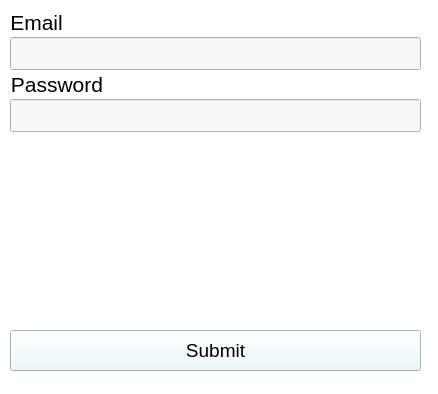
<?xml version="1.0" encoding="UTF-8"?>
<ui version="4.0">
 <class>loginWindow</class>
 <widget class="QMainWindow" name="loginWindow">
  <property name="geometry">
   <rect>
    <x>0</x>
    <y>0</y>
    <width>438</width>
    <height>394</height>
   </rect>
  </property>
  <property name="windowTitle">
   <string>MainWindow</string>
  </property>
  <property name="styleSheet">
   <string notr="true">background-color: rgb(255, 255, 255);</string>
  </property>
  <widget class="QWidget" name="centralwidget">
   <widget class="QWidget" name="formLayoutWidget">
    <property name="geometry">
     <rect>
      <x>10</x>
      <y>10</y>
      <width>411</width>
      <height>131</height>
     </rect>
    </property>
    <layout class="QFormLayout" name="formLayout">
     <property name="rowWrapPolicy">
      <enum>QFormLayout::WrapAllRows</enum>
     </property>
     <property name="horizontalSpacing">
      <number>2</number>
     </property>
     <property name="verticalSpacing">
      <number>2</number>
     </property>
     <item row="0" column="0">
      <widget class="QLabel" name="label">
       <property name="font">
        <font>
         <pointsize>16</pointsize>
        </font>
       </property>
       <property name="text">
        <string>Email</string>
       </property>
       <property name="alignment">
        <set>Qt::AlignCenter</set>
       </property>
       <property name="margin">
        <number>0</number>
       </property>
      </widget>
     </item>
     <item row="0" column="1">
      <widget class="QLineEdit" name="emailLineEdit">
       <property name="font">
        <font>
         <pointsize>16</pointsize>
        </font>
       </property>
       <property name="styleSheet">
        <string notr="true">background-color: rgb(247, 247, 247);</string>
       </property>
      </widget>
     </item>
     <item row="1" column="0">
      <widget class="QLabel" name="label_2">
       <property name="font">
        <font>
         <pointsize>16</pointsize>
        </font>
       </property>
       <property name="text">
        <string>Password</string>
       </property>
       <property name="alignment">
        <set>Qt::AlignRight|Qt::AlignTrailing|Qt::AlignVCenter</set>
       </property>
       <property name="margin">
        <number>0</number>
       </property>
      </widget>
     </item>
     <item row="1" column="1">
      <widget class="QLineEdit" name="passwordLineEdit">
       <property name="font">
        <font>
         <pointsize>16</pointsize>
        </font>
       </property>
       <property name="styleSheet">
        <string notr="true">background-color: rgb(247, 247, 247);</string>
       </property>
      </widget>
     </item>
    </layout>
   </widget>
   <widget class="QLabel" name="label_3">
    <property name="geometry">
     <rect>
      <x>90</x>
      <y>150</y>
      <width>251</width>
      <height>141</height>
     </rect>
    </property>
    <property name="text">
     <string/>
    </property>
    <property name="pixmap">
     <pixmap>media/pharmeci-logo.png</pixmap>
    </property>
    <property name="scaledContents">
     <bool>true</bool>
    </property>
   </widget>
   <widget class="QPushButton" name="submitBtn">
    <property name="geometry">
     <rect>
      <x>10</x>
      <y>330</y>
      <width>411</width>
      <height>41</height>
     </rect>
    </property>
    <property name="font">
     <font>
      <pointsize>14</pointsize>
     </font>
    </property>
    <property name="styleSheet">
     <string notr="true">background-color: rgb(235, 250, 250);</string>
    </property>
    <property name="text">
     <string>Submit</string>
    </property>
   </widget>
  </widget>
  <widget class="QStatusBar" name="statusbar"/>
 </widget>
 <resources/>
 <connections/>
</ui>
